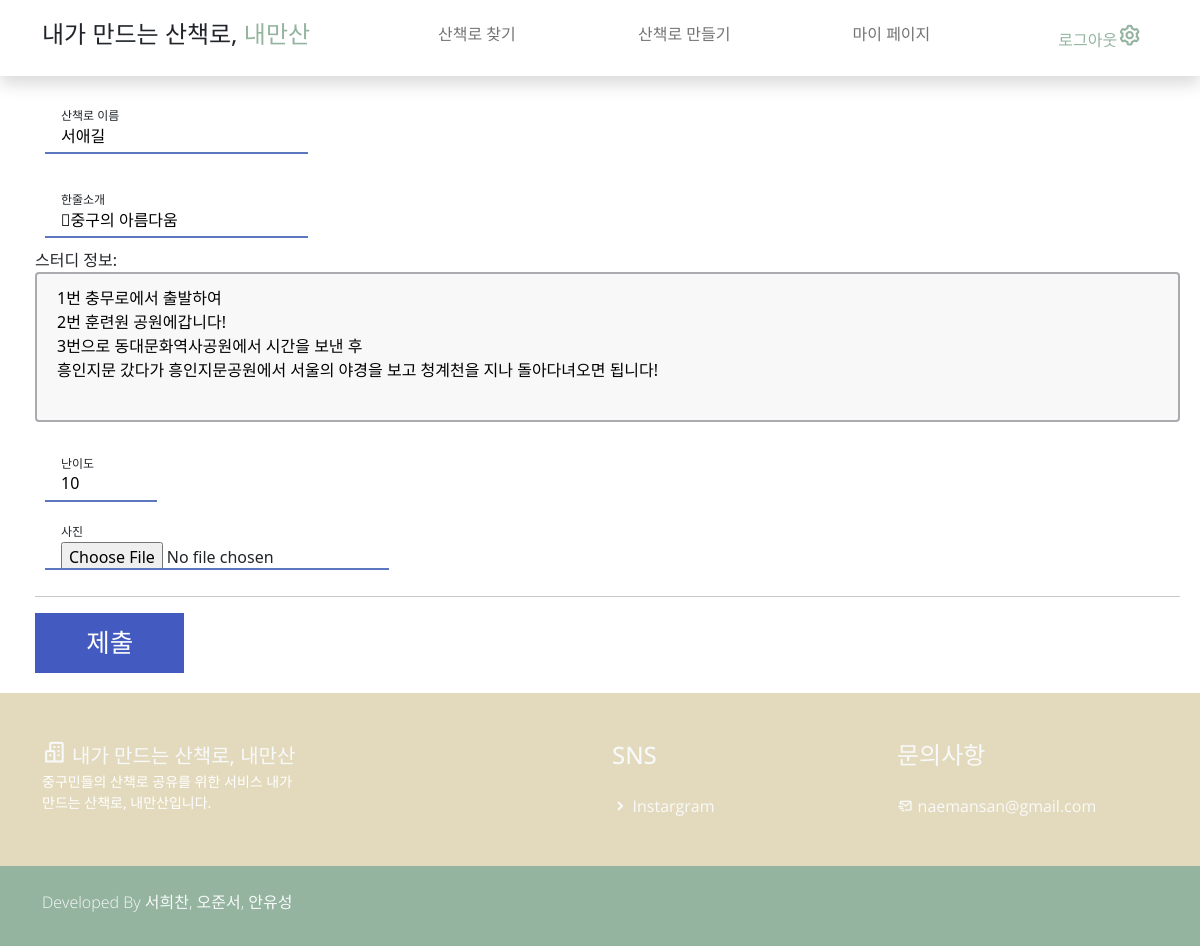
Screenshot of /study/edit/6 (signed in) with the database file from the repository.
### study/models.py (models this page shows, shortened)
class study(models.Model):
    writer = models.ForeignKey(
        User, on_delete=models.CASCADE)  # 작성자, User 모델 사용
    name = models.CharField(max_length=50)  # 스터디명
    intro = models.CharField(max_length=100)  # 스터디 한줄 소개
    body = models.TextField()  # 스터디 정보
    phnum = models.CharField(max_length=13)  # 대표자 연락처
    difficulty = models.IntegerField(default=0)
    image = models.FileField(
        upload_to="image/", null=True
    )  # 스터디 관련 이미지(있으면 글 썸네일, 없으면 메인 로고가 글 썸네일)
    like_user_set = models.ManyToManyField(User, blank=True, related_name='likes_user_set',through='Like')

### study/views.py (the view)
# urls.py: path("edit/<int:id>", edit, name="edit"),  # 기존 스터디 수정 페이지
def edit(request, id):
    edit_study = study.objects.get(id=id)
    if request.user == edit_study.writer:
        is_author = True
    else:
        is_author = False
    return render(
        request, "study/edit.html", {"post": edit_study,
                                     "is_author": is_author}
    )

### study/templates/study/edit.html (shortened to what this page needs)
{% extends 'base.html' %}
{% load static %}
{% block content %}
<section style="margin: 20px; margin-left: 35px;">
{%if is_author%}
	<form action="{% url 'study:update' post.id %}" method="post" enctype="multipart/form-data">
        <label class="field field_v1" style="margin: 10px;">
            <input class="field__input" value="{{post.name}}" placeholder="Study Name" type="text" name="name" required>
            <span class="field__label-wrap">
              <span class="field__label">산책로 이름</span>
            </span>
          </label>
        <label class="field field_v1" style="margin: 10px;">
            <input class="field__input" placeholder="Introduce" type="text" value="{{post.intro}}" name="intro" required>
            <span class="field__label-wrap">
              <span class="field__label">한줄소개</span>
            </span>
          </label>
        <p>스터디 정보: <textarea style="width: 100%;" type="text" name="body" cols="20" rows="20">{{post.body}}</textarea></p>
        <label class="field field_v1" style="margin: 10px;">
            <input class="field__input" placeholder="" value="{{post.difficulty}}" type="number" name="difficulty" min="1" max = "10" required >
            <span class="field__label-wrap">
              <span class="field__label">난이도</span>
            </span>
          </label>
          <label class="field field_v1" style="margin: 10px;">
            <input class="field__input" placeholder="Phone Number"  type="file" name="image">
            <span class="field__label-wrap">
              <span class="field__label">사진</span>
            </span>
          </label>
          <hr/>
        <button type="submit">제출</button>
	</form>
{%endif%}
</section>
{% endblock %}

### naemansan/static/css/templatemo.css (style rules this page uses)
html { font-family: 'Open Sans', sans-serif; }
p, a { font-weight: 400; }

### study/templates/study/edit.html (style rules this page uses)
.field__input { --uiFieldPlaceholderColor: var(--fieldPlaceholderColor, #767676); background-color: transparent; border-radius: 0; border: none; -webkit-appearance: none; -moz-appearance: none; font-family: inherit; font-size: inherit; }
.field { --uiFieldBorderWidth: var(--fieldBorderWidth, 2px); --uiFieldPaddingRight: var(--fieldPaddingRight, 1rem); --uiFieldPaddingLeft: var(--fieldPaddingLeft, 1rem); --uiFieldBorderColorActive: var(--fieldBorderColorActive, rgba(22, 22, 22, 1)); display: var(--fieldDisplay, inline-flex); position: relative; font-size: var(--fieldFontSize, 1rem); }
.field__input { box-sizing: border-box; width: var(--fieldWidth, 100%); height: var(--fieldHeight, 3rem); padding: var(--fieldPaddingTop, 1.25rem) var(--uiFieldPaddingRight) var(--fieldPaddingBottom, .5rem) var(--uiFieldPaddingLeft); border-bottom: var(--uiFieldBorderWidth) solid var(--fieldBorderColor, rgba(0, 0, 0, .25)); }
.field__label-wrap { box-sizing: border-box; pointer-events: none; cursor: text; position: absolute; top: 0; right: 0; bottom: 0; left: 0; }
.field__label-wrap::after { content: ""; box-sizing: border-box; width: 100%; height: 0; opacity: 0; position: absolute; bottom: 0; left: 0; }
.field__label { position: absolute; left: var(--uiFieldPaddingLeft); top: calc(50% - .5em); line-height: 1; font-size: var(--fieldHintFontSize, inherit); transition: top .2s cubic-bezier(0.9, -0.15, 0.1, 1.15), opacity .2s ease-out, font-size .2s ease-out; will-change: bottom, opacity, font-size; }
.field__input:focus ~ .field__label-wrap .field__label, .field__input:not(:placeholder-shown) ~ .field__label-wrap .field__label { --fieldHintFontSize: var(--fieldHintFontSizeFocused, .75rem); top: var(--fieldHintTopHover, .25rem); }
.field_v1 .field__label-wrap::after { border-bottom: var(--uiFieldBorderWidth) solid var(--uiFieldBorderColorActive); transition: opacity .2s ease-out; will-change: opacity; }
.field { --fieldBorderColor: #5c76c0; --fieldBorderColorActive: #5673c2; }
button { background:#435ac0; color:#fff; border:none; position:relative; height:60px; font-size:1.6em; padding:0 2em; cursor:pointer; transition:800ms ease all; outline:none; }
button:before,button:after { content:''; position:absolute; top:0; right:0; height:2px; width:0; background: #435ac0; transition:400ms ease all; }
button:after { right:inherit; top:inherit; left:0; bottom:0; }
textarea { width: 100%; height: 150px; padding: 12px 20px; box-sizing: border-box; border: 2px solid #aaabaf; border-radius: 4px; background-color: #f8f8f8; resize: none; }

### rows the page displays
study: name "서애길", intro "\b중구의 아름다움", body "1번 충무로에서 출발하여 2번 훈련원 공원에갑니다! 3번으로 동대문화역사공원에서 시간을 보낸 후 흥인지문 갔다가 흥인지문공원에서 서울의 야경을 보고 청계천을 지나 돌아다녀오면 됩니다!", difficulty "10"
